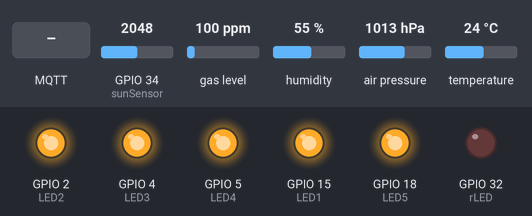
Bench run of a sketch on a simulated ESP32. Parts: output pins drawn as LEDs (lit = HIGH). Dashed ring = blinking. The test bench sets the inputs (shaded band); at power-on: GPIO 34 (sunSensor) = 2048, gas level 100 ppm, humidity 55 %, air pressure 1013 hPa, temperature 24 °C. WiFi joins after 1.5 s; servers stay silent unless stated; random numbers use the default seed unless the sketch sets one; no MQTT or app messages arrive unless stated; what the sketch prints to the serial monitor is not drawn.

Above: at 4.3 s.
4.4 s: MQTT message "1" arrives on the first subscribed topic
At 4.95 s:
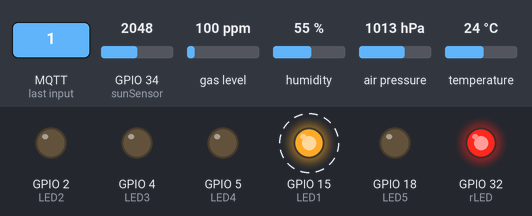
At 7.72 s:
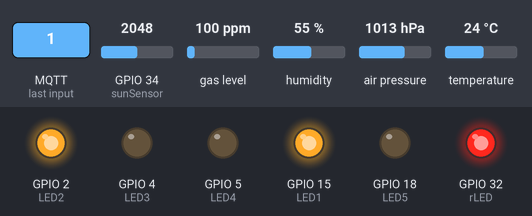
13.4 s: MQTT message "0" arrives on the first subscribed topic
At 13.8 s:
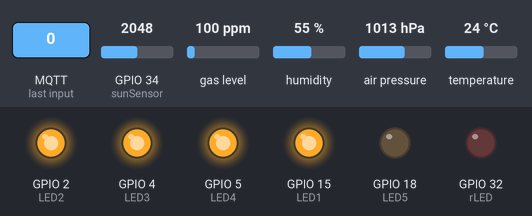
Timing chart, 0 to 16.3 s (numbered marks = the images above; inputs shaded):
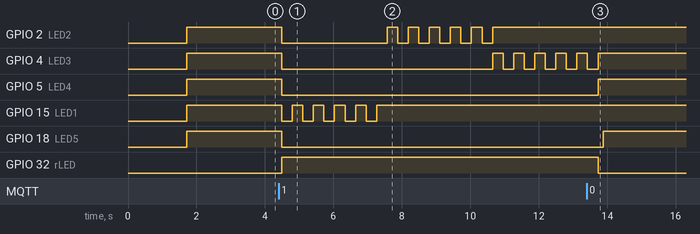

The sketch:

sensornode_kode.ino
```cpp
/********* INCLUDING NEEDED LIBRARIES *********/

#include <WiFi.h> //importerer wifi biblioteket
#include <PubSubClient.h> //importerer biblioteket som brukes til nodered kommunikasjon
#include <Wire.h> //brukes til I2C kommunikasjon
#include <Adafruit_Sensor.h> //for å bruke bme680 sensor
#include <Adafruit_BME680.h> //for å bruke bme680 sensor
Adafruit_BME680 bme; // Use I2C protocol
#include "Variables.h"
#include "sendData.h"
#include "setupWiFi.h"
#include <stdint.h>
#include "lightBar.h"
#include "batteryCharge.h"
#include "solarPower.h"

// Variable to store if sending data was successful
String success;

void callback(char* topic, byte* message, unsigned int length) {
  Serial.print("Message arrived on topic: ");
  Serial.print(topic);
  Serial.print(". Message: ");

  String messageTemp;

    if (String(topic) == "chargeOut") {
    if (message[0] == '1') {
        abortCharge = false;

      if (!isCharging && powerBankBattery >= 150) { // tillater bare lading om batterinivået på ladestasjonen er over 150/500
        if(millis() - chargeBlockerTimer >= chargeBlockerInterval)
        isCharging = true;
        if (isCharging == true && lastChargeState == false){
         Serial.println("Charging started!");
         newBatteryPer = batteryPer;
         lastChargeState = true;
        }
      }
       }

      if (message[0] == '0'){
        abortCharge = true;
      }
    }

 if (String(topic) == "batteryOut") {
    message[length] = '\0';
    batteryPer = atoi((char*)message); // koverterer char* message til en int og lagrer den i batteryPer

    if (batteryPer != lastBatteryPer){  // sjekker om batteryPer != lastBatteryPer, dette er for å printe batteriverdien bare når det skjer en endring
    Serial.print("Battery level: ");
    Serial.println(batteryPer);         // Printer verdien
    lastBatteryPer = batteryPer;        // Resetter verdien av lastBatteryPer
  }
  }

  if (String(topic) == "HouseDelivery"){
    if(isCharging){
    abortCharge = true;  // setter abortcharge true om det kommer inn en pizza bestilling (denne blir resatt om bilen kommer på ladestasjonen)
    }
    houseNum = atoi((char*)message);   //ASCII til int (tekst streng til integer)
    Serial.print("Delivery to House: ");
    //Serial.println(houseNum); // printer houseNum i tilfelle feilsøking behøves

  if(newBatteryPer <= 60){
    Serial.println("Charge Abort In Progress: Charging Will Stop Once Battery Has Reached 60%");
  }
  }

  for (int i = 0; i < length; i++) {   // Leser igjennom meldingen karakter for karakter og lagrer meldingen i messageTemp
    Serial.print((char)message[i]);
    messageTemp += (char)message[i];
  }
  Serial.println();
}

void reconnect() {
  // Kjører funksjonen helt til mikrokontrolleren er tilkoblet
  Serial.print("Attempting MQTT connection...");
  while (!client.connected()) {

    // Attempt to connect
    if (client.connect("Sensornode", mqttUser, mqttPassword)) {  // tilkobling til mqtt serveren som "sensorNode"
      Serial.println("connected");

      // Subscribe
      client.subscribe("chargeOut"); //abonerer til topic "chargeOut" for å få ladestatus fra bilen

      client.subscribe("batteryOut"); //abonerer til topic "batteryOut" for å få batteridata fra bilen (0-100%)

      client.subscribe("HouseDelivery"); //abonerer til houseDelivery for å stoppe lading om bilen får en bestilling mens lading pågår

    } else {
      Serial.print("failed, rc=");  //om tilkobling feiler, prøv igjen
      Serial.print(client.state());
      Serial.println(" try again in 5 seconds");
      // venter 5 sekunder før neste gang
      delay(5000);
    }
  }
}

void setup() {
  // Init Serial Monitor
  Serial.begin(115200);


 setup_wifi(); // kjører setup_WiFi funksjonen

  client.setServer(mqtt_server, 1883);
  client.setCallback(callback);

  // Set device as a Wi-Fi Station
  WiFi.mode(WIFI_STA);

pinMode(LED1, OUTPUT);      //setter LED som utgang
pinMode(LED2, OUTPUT);      //setter LED som utgang
pinMode(LED3, OUTPUT);      //setter LED som utgang
pinMode(LED4, OUTPUT);      //setter LED som utgang
pinMode(LED5, OUTPUT);      //setter LED som utgang
pinMode(rLED, OUTPUT);      //setter LED som utgang
pinMode(sunSensor, INPUT);  // setter photoresistor som en analog input


  // Init BME680 sensor
  bool status = bme.begin(I2Caddress);
  if (!status) {
    Serial.println("Could not find a valid BME680 sensor, check wiring!");
    while (1); // while(1); er alltid true, altså vil programmet stoppe om en sensor ikke blir funnet på addressen 0x77
  }

    // Set up for å initialisere BME680 sensoren, med filtrering og klargjøring
  bme.setTemperatureOversampling(BME680_OS_8X);
  bme.setHumidityOversampling(BME680_OS_2X);
  bme.setPressureOversampling(BME680_OS_4X);
  bme.setIIRFilterSize(BME680_FILTER_SIZE_3);
  bme.setGasHeater(320, 150); // 320*C i 150 ms

}

void loop() {

  if (!client.connected()) {
    reconnect();
  }
  client.loop();

  chargeZumo(); // kjører funksjonen som styrer lading av zumo bil
  sendSensorData(); //kjører funksjonen som sender data til nodeRed
  chargePowerBank(); // kjører funksjonen som lader powerbank batteriet

}
```

Variables.h
```cpp
/********* VARIABLES *********/

unsigned long previousmillis = 0;
int intervalTime = 2000;
uint8_t I2Caddress = 0x77;
uint8_t houseNum = 0;

/* kalibrer lufttrykk ved havnivå med data fra: https://www.yr.no/nb/detaljer/tabell/1-211102/Norway/Tr%C3%B8ndelag/Trondheim/Trondheim */
#define SEALEVELPRESSURE_HPA (1041) // brukes for å regne ut høyde over havet.


// Definere variabler for å lagre BME680 sensor data på:
float temperature;  // float pga desimaltall
float humidity;     // float pga desimaltall
float pressure;     // float pga desimaltall
float gasSens;      // float pga desimaltall


   /* MQTT, WIFI AND PUBSUBCLIENT VARIABLES */
const char* ssid = "OnePlus Nord2 5G";  //4G HOT SPOT SSID
const char* password = "z93mqy27";      // WIFI PASSORD
const char* mqttUser = "gruppe10";      //MQTT USER LOGIN: BRUKER
const char* mqttPassword = "gruppe10";  //MQTT USER LOGIN: PASSORD

const char* mqtt_server = "192.168.60.95"; // LEGGER TIL MQTT SERVER ADDRESSE
WiFiClient espClient; //Oppretter en tilkobling til et WiFi-nettverk.
PubSubClient client(espClient); //Oppretter en tilkobling til en MQTT-broker som bruker WiFi-tilkoblingen.
//long lastMsg = 0;
//char msg[50];
//int value = 0;

        /* CHARGING VARIABLES */
bool isCharging = false;                  // lagrer lade status
uint8_t batteryPer;                       // variabel for å lagre innkommende batteri prosent
uint8_t newBatteryPer;                    // variabel for å lagre ny batteriprosent
uint8_t abortLevel = 60;                  // Variabel for å definere hvilken batteri prosent som tillater avslutting va lading om en pizza bestilling kommer.
uint8_t lastBatteryPer = 0;               // Variabel for å lagre forrige batteriprosen
bool lastChargeState = false;             // Variabel for å lagre forrige ladestatus
bool abortCharge = false;                 // Variabel for å avslutte lading om en pizza bestilles
uint8_t chargeStop = 80;                  // Definerer Zumo maks lade prosent
uint8_t chargePer = 0;                    // En variabel for å huske hvor mange % batteriet har ladet
unsigned long chargeBlockerTimer = 0;     // En variabel for å lagre tiden i ms fo å blokkere lading rett etter lading er ferdig.
int chargeBlockerInterval = 4000;         // definerer et blokkeringintervall
unsigned long fadeTimer = 0;              // definerer en timer variabel for dimming va rLED
unsigned long powerBankTimer = 0;         // defionerer en timer variabel for å lade opp powerBankBattery
uint8_t sunThreshold = 60;                // definerer et minstenivå av sollys for solcelle lading
const int sunSensor = 34;                 // definerer en konstant pinne for photresistoren
int powerBankBattery = 500;               // setter batterikapasiteten til 500 kWh / 625 kwH (500 = 0.8 * 625)
unsigned long zumoChargeMillis = 0;       // definerer en timer for lading av Zumobilen
int solarChargeSpeed;                     // definerer en variabel for å lagre ladehastigheten til powerBanken
uint8_t chargeSpeed;                      // definerer en variabel for å lagre ladehastigheten til Zumobilen
bool batteryCharge = false;               // definerer en boolsk variabel for å ikke tillate sol lading, om nivået først har bikket under minste nivå
uint8_t pb_threshold = 100;               // definerer en minsteverdi for powerbanken
int sunValue;                             // variabel som brukes til å lagre lysnivået
int rLEDBrightness = 0;                   // variabel for å lagre lysstyrken til rLED
int fadeInt = 3;                          // en variabel som setter
unsigned long lowBatError = 0;            // en variabel for å time blinking av rLED om powerbank er under alarm nivå


     /*         Cost Calculation Variables        */


float batterySize = 40;                                   // definerer at Zumo har et batteri på 40(kWH), som er vanlig elbil størrelse (små el-biler)
float electricalCostNok = 0.60;                           // 0,6 NOK / kWH (https://www.hvakosterstrommen.no/i/trondheim)
float dollarValue = 10.638;                               // 1 usd er 10,638NOK
float elCostDollar = (electricalCostNok / dollarValue);   // Dollar/kWH
float chargeCost;                                         // variabel for å regne ut kostnaden
float heatLoss = 1/0.9; //(90% efficient)                 // Variabel som brukes i utregning av strømforbruk, opplading er ikke 100% effektivt, her settes effektiviteten til 90%


/* Charging visulization variables */


enum ledState {  // creating a variable to store info if the LEDs are ON or OFF  // Denne var brukt i en tidligere versjon, blir stående i tilfelle den skal brukes igjen
  on, off
};

ledState rLEDstate = off; // lager en variabel av typen "ledState" for å lagre verdien til led

const int LED1 = 15; // definerer at pinne 15 er koblet til LED1
const int LED2 = 2;  // definerer at pinne 2 er koblet til LED2
const int LED3 = 4;  // definerer at pinne 4 er koblet til LED3
const int LED4 = 5;  // definerer at pinne 5 er koblet til LED4
const int LED5 = 18; // definerer at pinne 18 er koblet til LED5
const int rLED = 32; // definerer at rLED er koblet til pinne 13

int errLEDTime = 250;                     // blinker av og på i 250ms intervaller ved lavt batteri
unsigned long blinkTimer = 0;  // definerer en teller for å telle blinkingen ved lading av Zumobilen
int blinkInterval = 250; // Setter av og på intervallet til 250ms
```

batteryCharge.h
```cpp
void chargeZumo(){

if (isCharging) {
  digitalWrite(rLED, HIGH); //setter rLED high for å symbilsere at lading av ZumoBil pågår

  //
  if (abortCharge == true && (newBatteryPer >= abortLevel)){ //checks if abortCharging is active, and if new battery% is above the abortlevel.

        Serial.println("CHARGING ABORTED");
        doneCharging(); // funksjonen resetter alle verdier, og avslutter ladingen, og publiserer data til mqtt serveren
    }

   if (newBatteryPer >= chargeStop){
    doneCharging(); // funksjonen resetter alle verdier, og avslutter ladingen, og publiserer data til mqtt serveren
        }
    if(powerBankBattery <= pb_threshold){ // sjekker om nivået på powerBank er under minste nivå
      if(sunValue >= sunThreshold){ // sjekker om
          batteryCharge = false; // tillater lading med solcelle om det er nok sol
      }

      else{ // stopper lading om powerBank batteriet kommer under minste nivå, og solnivået er for svakt
        Serial.println("PowerBankBattery is LOW.. Charging stopped at: ");
        Serial.print(newBatteryPer);
        doneCharging(); // funksjonen resetter alle verdier, og avslutter ladingen, og publiserer data til mqtt serveren
      }
    }

  if((millis() - zumoChargeMillis >= (chargeSpeed)) && batteryCharge == false &&  (sunValue >= sunThreshold)){
      switch (chargePer){
        case 0 ... 40:
          //Serial.println("Solar charging of Zumo");
          newBatteryPer += 1;
          zumoChargeMillis = millis();
          chargePer += 1;
          chargeSpeed = solarChargeSpeed * 1.2; // Setter ladehastighet lik solverdi * 1.2
        break;

         case 41 ... 100: //Sakte lading om batteriet er ladet mer enn 40% om gangen (varme)
         // i case statement over er muligheten for lading til 100% der, men i if setningen reff før vil lading bare skje om nivået er under chargeStop
          //Serial.println("Solar charging of Zumo");
          newBatteryPer += 1;
          zumoChargeMillis = millis();
          chargePer += 1;
          chargeSpeed = solarChargeSpeed * 1.4;   // Setter ladehastighet lik solverdi * 1.4
         break;
      }
  }


 //kjører bare om den forrige if funksjonen returnerer false. Og det må være nok % på powerbank batteriet
 else if(millis() - zumoChargeMillis >= chargeSpeed && powerBankBattery > pb_threshold) {

      batteryCharge = true; //Om lading fra batteri er startet, vil zumo bare lade fra batteri helt til neste gang bilen må lades.

      switch (chargePer){
        case 0 ... 40:
          //Serial.println("Battery charging of Zumo");
          newBatteryPer += 1;
          zumoChargeMillis = millis();
          chargePer += 1;
          chargeSpeed = random(160, 260); // setter ladehastighet til et random tall mellom 160 og 260
          powerBankBattery -= 1;
        break;

         case 41 ... 100: //Sakte lading om batteriet er ladet mer enn 40% om gangen (varme)
         //Serial.println("Battery charging of Zumo");
          newBatteryPer += 1;
          zumoChargeMillis = millis();
          chargePer += 1;
          chargeSpeed = random(200, 280); // setter ladehastighet til et random tall mellom 200 og 280
          powerBankBattery -= 1;
         break;
      }
   }


lightBarZumo();
}
}
```

lightBar.h
```cpp
void lightBarZumo () { //funksjon for å illustrere lading  av bil
  // switch case for å blinke det intervallet (1/5, 2/5, 3/5, 4/5 ,5/5) som lades opp
  if(millis() - blinkTimer >= blinkInterval){
      switch (newBatteryPer) {
       case 0 ... 20:

            blinkTimer = millis();

            digitalWrite(LED1, !digitalRead(LED1)); // blinker LED1 ved å sette motsatt verdi hver gang case statement kjører
            digitalWrite(LED2, LOW);
            digitalWrite(LED3, LOW);
            digitalWrite(LED4, LOW);
            digitalWrite(LED5, LOW);

       break;

       case 21 ... 40:

            blinkTimer = millis();
            digitalWrite(LED1, HIGH);
            digitalWrite(LED2, (!digitalRead(LED2))); // blinker LED2 ved å sette motsatt verdi hver gang case statement kjører
            digitalWrite(LED3, LOW);
            digitalWrite(LED4, LOW);
            digitalWrite(LED5, LOW);

       break;

       case 41 ... 60:

            blinkTimer = millis();
            digitalWrite(LED1, HIGH);
            digitalWrite(LED2, HIGH);
            digitalWrite(LED3, (!digitalRead(LED3)));  // blinker LED3 ved å sette motsatt verdi hver gang case statement kjører
            digitalWrite(LED4, LOW);
            digitalWrite(LED5, LOW);

       break;

       case 61 ... 80:

            blinkTimer = millis();
            digitalWrite(LED1, HIGH);
            digitalWrite(LED2, HIGH);
            digitalWrite(LED3, HIGH);
            digitalWrite(LED4, (!digitalRead(LED4)));  // blinker LED4 ved å sette motsatt verdi hver gang case statement kjører
            digitalWrite(LED5, LOW);


       break;

       case 81 ... 100:

            blinkTimer = millis();
            digitalWrite(LED1, HIGH);
            digitalWrite(LED2, HIGH);
            digitalWrite(LED3, HIGH);
            digitalWrite(LED4, HIGH);
            digitalWrite(LED5, (!digitalRead(LED5)));  // blinker LED5 ved å sette motsatt verdi hver gang case statement kjører

       break;
 }
}
}


void lightbarpBB () {
  if(powerBankBattery <= 150){
               if(millis()- lowBatError >= errLEDTime){  // blinker det røde lyset lfor å symbolisere lavt batterinivå på ladestasjonen
          lowBatError = millis();

          if(rLEDstate == off){
          digitalWrite(rLED, HIGH); // Slår av lavt nivå varslingslys
          rLEDstate = on;
          }
          else if (rLEDstate == on){
            digitalWrite(rLED, LOW); // Slår av lavt nivå varslingslys
          rLEDstate = off;
          }
        }
    }
    else{
      digitalWrite(rLED, LOW);
    }

     switch (powerBankBattery){ //Visualisering av powerBank batterinivå om Zumobilen ikke lader
      case 0 ... 100: // 0 til 100 (0-20%) av brukelig nivå
        digitalWrite(LED1, HIGH); // LED1 på
        digitalWrite(LED2, LOW);
        digitalWrite(LED3, LOW);
        digitalWrite(LED4, LOW);
        digitalWrite(LED5, LOW);

      break;

      case 101 ... 200: // 101 til 200 (21-40%) av brukelig nivå
        digitalWrite(LED1, HIGH); // LED1 på
        digitalWrite(LED2, HIGH); // LED2 på
        digitalWrite(LED3, LOW);
        digitalWrite(LED4, LOW);
        digitalWrite(LED5, LOW);

      break;

      case 201 ... 300: // 201 til 300 (41-60%) av brukelig nivå
        digitalWrite(LED1, HIGH); // LED1 på
        digitalWrite(LED2, HIGH); // LED2 på
        digitalWrite(LED3, HIGH); // LED3 på
        digitalWrite(LED4, LOW);
        digitalWrite(LED5, LOW);

      break;

      case 301 ... 400: // 301 til 400 (61-80%) av brukelig nivå
        digitalWrite(LED1, HIGH); // LED1 på
        digitalWrite(LED2, HIGH); // LED2 på
        digitalWrite(LED3, HIGH); // LED3 på
        digitalWrite(LED4, HIGH); // LED4 på
        digitalWrite(LED5, LOW);

      break;

      case 401 ... 500: // 401 til 500 (81-100%) av brukelig nivå
        digitalWrite(LED1, HIGH); // LED1 på
        digitalWrite(LED2, HIGH); // LED2 på
        digitalWrite(LED3, HIGH); // LED3 på
        digitalWrite(LED4, HIGH); // LED4 på
        digitalWrite(LED5, HIGH); // LED5 på

      break;
  }
}
```

setupWiFi.h
```cpp
void setup_wifi() {
  delay(10);
  // Tilkobler WiFi nettverket
  Serial.println();
  Serial.print("Connecting to ");
  Serial.println(ssid);

  WiFi.begin(ssid, password);

  while (WiFi.status() != WL_CONNECTED) {
    delay(500);
    Serial.print(".");
  }

  Serial.println("");
  Serial.println("WiFi connected");
  Serial.println("IP address: ");
  Serial.println(WiFi.localIP());
}
```

Source omitted: sendData.h (3334 bytes), solarPower.h (2187 bytes)

Measured:
- after the input at 4.4 s, GPIO 2 (LED2): HIGH → LOW after 0.09 s, then repeats every 0.62 s: HIGH 0.31 s, LOW 0.31 s, until it stays HIGH from 10.7 s; GPIO 4 (LED3): HIGH → LOW after 0.09 s, then repeats every 0.62 s: HIGH 0.31 s, LOW 0.31 s
- after the input at 13.4 s, GPIO 18 (LED5): LOW → HIGH after 0.49 s; GPIO 32 (rLED): HIGH → LOW after 0.33 s
